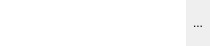
<?xml version="1.0" encoding="UTF-8"?>
<ui version="4.0">
 <class>OpenDirectoryWidget</class>
 <widget class="QWidget" name="OpenDirectoryWidget">
  <property name="geometry">
   <rect>
    <x>0</x>
    <y>0</y>
    <width>210</width>
    <height>46</height>
   </rect>
  </property>
  <property name="windowTitle">
   <string>Form</string>
  </property>
  <layout class="QHBoxLayout" name="horizontalLayout">
   <property name="spacing">
    <number>0</number>
   </property>
   <property name="leftMargin">
    <number>0</number>
   </property>
   <property name="topMargin">
    <number>0</number>
   </property>
   <property name="rightMargin">
    <number>0</number>
   </property>
   <property name="bottomMargin">
    <number>0</number>
   </property>
   <item>
    <widget class="QLineEdit" name="lineEdit">
     <property name="sizePolicy">
      <sizepolicy hsizetype="Expanding" vsizetype="Expanding">
       <horstretch>0</horstretch>
       <verstretch>0</verstretch>
      </sizepolicy>
     </property>
     <property name="frame">
      <bool>false</bool>
     </property>
    </widget>
   </item>
   <item>
    <widget class="QToolButton" name="toolButton">
     <property name="sizePolicy">
      <sizepolicy hsizetype="Fixed" vsizetype="Expanding">
       <horstretch>24</horstretch>
       <verstretch>0</verstretch>
      </sizepolicy>
     </property>
     <property name="autoFillBackground">
      <bool>true</bool>
     </property>
     <property name="text">
      <string>...</string>
     </property>
     <property name="checkable">
      <bool>false</bool>
     </property>
     <property name="autoRepeat">
      <bool>false</bool>
     </property>
     <property name="autoExclusive">
      <bool>false</bool>
     </property>
     <property name="autoRaise">
      <bool>true</bool>
     </property>
     <property name="arrowType">
      <enum>Qt::NoArrow</enum>
     </property>
    </widget>
   </item>
  </layout>
 </widget>
 <resources/>
 <connections/>
</ui>
